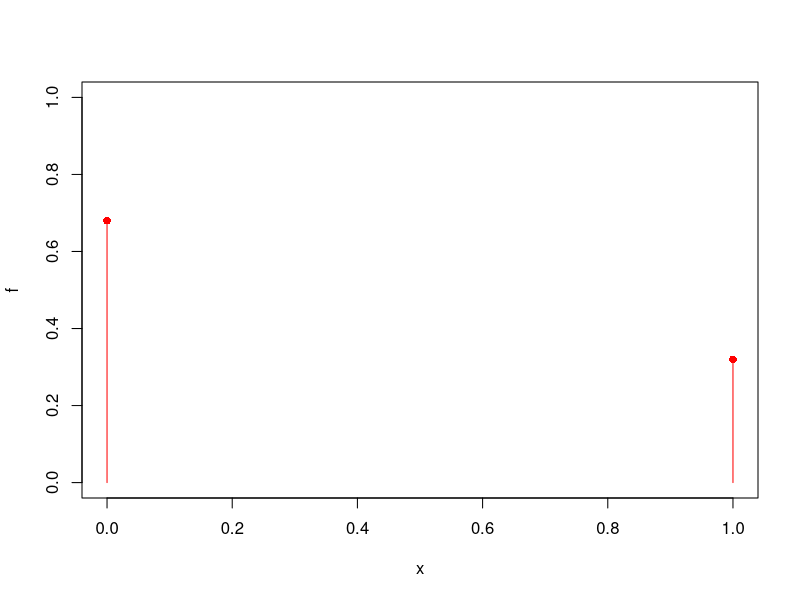
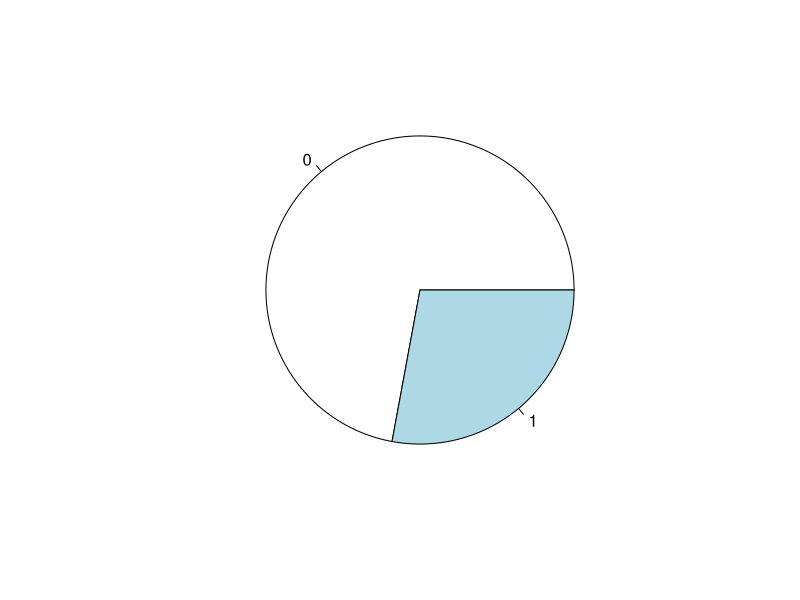
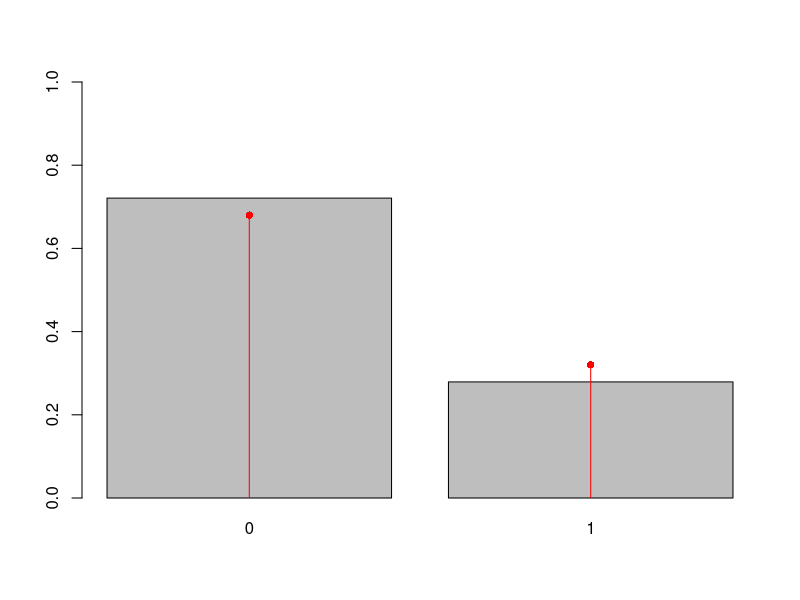
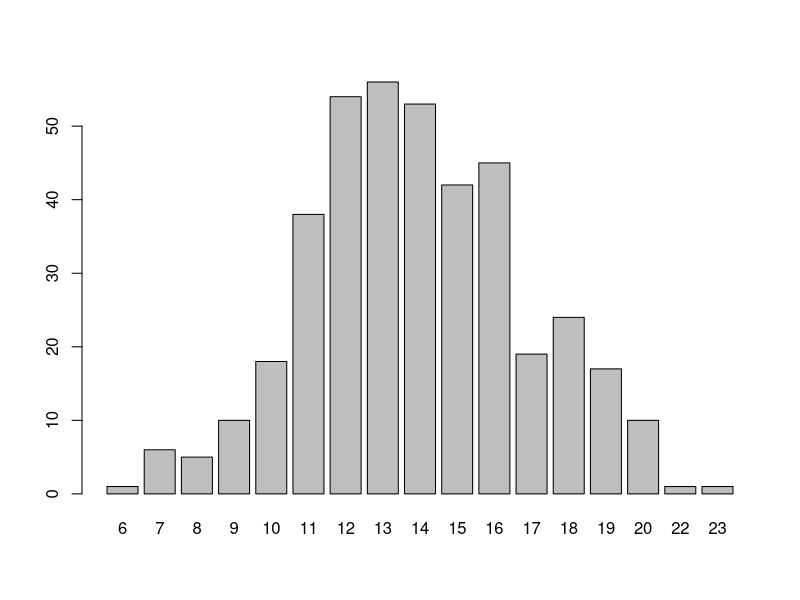
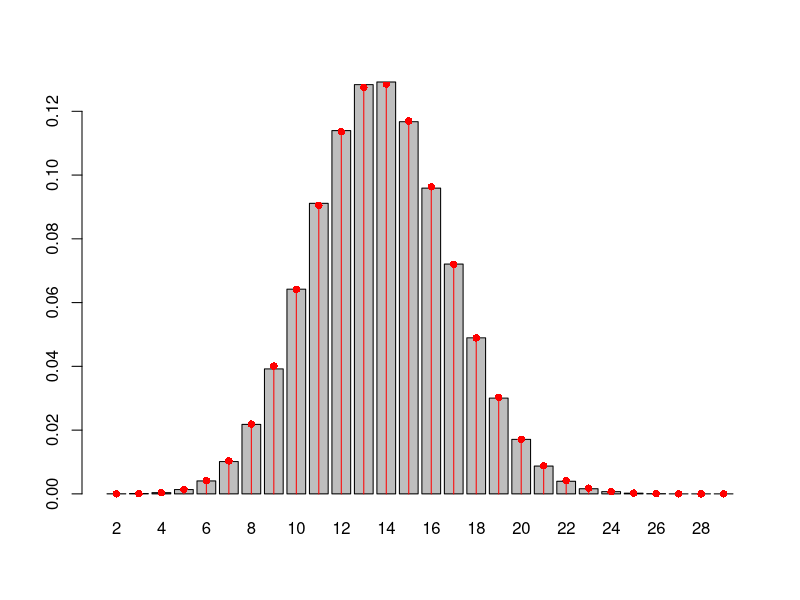
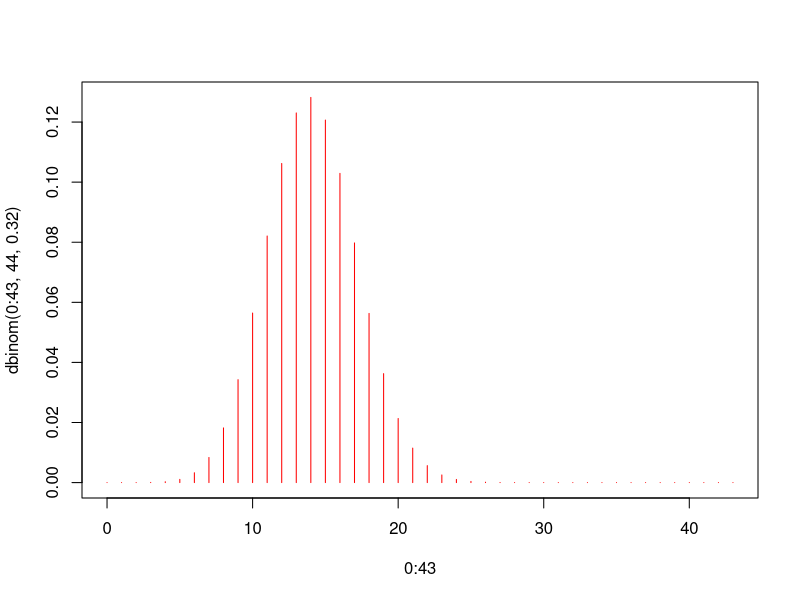
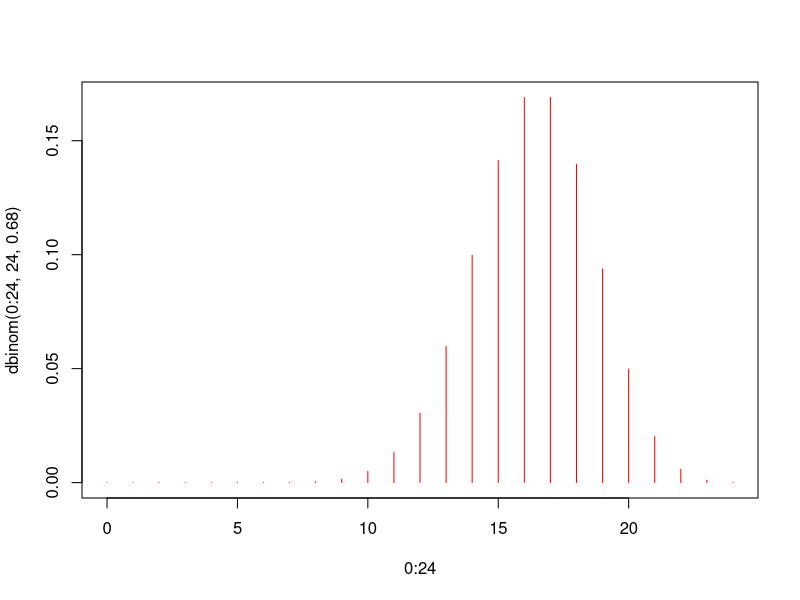

Source code (R) for these figures, in order:
#EJERCICIO 1 PRACTICA 3:

#APARTADO A --> ENSAYO BERNOULLI 
x<- c(0,1)
f<-c(0.68,0.32) 

plot(x,f,type='h', ylim=c(0,1), col='red')
points(x,f,pch=16, col='red')

n<- 43
muestra <- sample(x,n,f, replace=TRUE) #0 --> FALSE y 1 --> TRUE
table(muestra) #hace una muestra aeleatoria de lo que podria suceder 
pie(table(muestra))

table(muestra)/n
mean(muestra)

bar <- barplot(table(muestra)/n, ylim=c(0,1)) #los rectangulos(barras)iran variando porq son muestras aleatorias y van cambiando los valores 
lines(bar,f,type='h', col='red') 
points(bar,f,pch=16, col='red') #la funcion no cambiara (linea roja y punto) ya que la hemos definido como nos decia el enucniado

muestra <- sample(x,n,f, replace=TRUE)
Y <- function(i){sum(sample(x,n,f, replace=TRUE))}#cada vez que hacemos la muestra, diferentes personas me diran que si es decir ira cambiando (ya que es aleatoria) pero la probabilidad será la misma 

m <- 400
sapply(1:m, Y) #REPETIR LA FUNCION Y de 1 hasta m=40
#cada posicion nos dice el numero de personas que han dicho que si (tienen minimo 2 teles)

m <- 400
barplot(table(sapply(1:m, Y))) #el grafico de barras siempre es sobre la tabla 
barplot

set.seed(123) #si le ponemos la funcion setseed en el mismo punto nos dara a todos los mismos numeros en los experimentos 
m<- 400000
encuestas <- sapply(1:m, Y)              
fr <-table(encuestas)/m
fr["13"] #a) =0.1283625
#---------------------------------------------------------------------------

#APARTADO B)
dbinom(13, 43, 0.32) #--> dbinom(y, n, p) siendo y= resultado que quieres, n=43 y p =0.32 prob de q digan q si


xx <- names(fr) # numero de personas que respondieron que si en una encuesta de 43 es decir ni 1 ni 0 personas dijeron que si ni mas de 29 dijeron que si 
xx
br <- barplot(table(encuestas)/m)
lines(br,dbinom(2:29, 43, 0.32),type='h', col='red') #lo ponemos de 2 a 29 ya que en una encuesta no hay menos de 2 personas que hayan dicho que si ni tampoco mas de 29
points(br,dbinom(2:29, 43, 0.32),pch=16, col='red')

#IMPORTANTE --> diferenciar dbinom y pbinom!!!!!
dbinom(17, 44, 0.32) #la probabilidad de que salga 17 
plot(0:43, dbinom(0:43, 44, 0.32), type="h", col='red')

pbinom(16, 44, 0.32)#probabilidad de que salga menos de 17 es decir HACE UN SUMATORIO HASTA 16 
#b) = 0.7850429

#---------------------------------------------------------------------------------------------

#APARTADO C)
#ahora nos piden lo contrario por tanto ahora la prob = 0.68 

n <- 24
x <- c(0,1)
f <- c(0.32, 0.68)
Xstar <- function(i){sum(sample(x,n,f, replace=TRUE))}
set.seed(123)
m <- 400000  
encuestas <- sapply(1:m, Xstar)
mean(encuestas)
# a) = 16.32063
n*0.68 #lo mismo 

var(encuestas)
#b) = 5.203776
n*0.68*0.32

qbinom(0.25, 24, 0.68) #qbinom para el cuarto ya que si pusieramos pbinom nos daria la suma de valores hasta que x=0.25 
#c) = 15
plot(0:24, dbinom(0:24, 24, 0.68), type="h", col='red' )
#mirar el gráfico para entenderlo 


#----------------------------------------------------------------------------------------------------------------------------------
#PROBLEMA 1:
#1
dbinom(10, 25, 60/150)
#2
#p(x>=15) = 1- P(X<15) por tanto 14
pbinom(14, 40, 60/150)
#3
n <- 30
p <- 80/200
var <- n*p*(1-p) #formula binominal 
var

qbinom(0.25, n, p)

#4
x <- c(0, 1)
f <- c(0.6, 0.4)
n <- 35
Xstar <- function(i){sum(sample(x,n,f, replace=TRUE))}
set.seed(789)
m <- 10000 
encuestas <- sapply(1:m, Xstar)
table(encuestas)
mean(encuestas)


n4 <- 35               
p4 <- 48 / 120         
simulaciones <- 10000  

set.seed(789)          
resultados <- rbinom(simulaciones, size = n4, prob = p4)
table(resultados)
promedio_resultados <- mean(resultados)

#-------------------------------------------------------------
#EJ MERY
#en un anàlisis medioambiental, s'estima que cada mostra d'1 centimetre cubic 
# té un 15% de prob de contenir una molecula rara. ASUMINT QUE LES MOSTRES SON INDEPENDENTS:

#1: si analitzem mostres d'aire de forma secuencial fins obtenir tres mostres que continguin una molecula rara, quina es la porbabilitat que necessitem analitzar exactament 8 mostres per aconseguir-ho?
dnbinom((8-3), 3, 0.15) #CUIDADOO
#ES LA BINOMINAL NEGATIVA 

#2 prob que necessitem analitzar 
#al menys 10 mostres per trobar cinc mostres que continguin la molec rara
#P(X>=10) = 1- P(x<10)
# POR LO TANTO PONEMOS UN 9 
1 - pnbinom(9-5, 5, 0.15) #CUIDADO AQUÍ 


#3 Suposem que cada mostra té un 20% de prob de obtenir molec rara
#si X es el nombre de mostres que necessitem analitzar per trobar 4 mostres que continguin molec rara. 

# varainza en binominal negativa:
p <- 0.2
n <- 4
var <- n*(1-p)/(p^2) # CAMBIA --> memoria 
var

#segundo cuartil
qnbinom(0.50, 4, 0.2)

#4 
prob <- 0.12
n <- 10000
set.seed(789)
rnbinom(n, 6, 0.12) + 6 #SUMARLE LA N 
mean(rnbinom(n, 6, 0.12)+6)

#5 seleccionem 15 mostres cadascuna amb una prob del 10%
#de contenir la molec rara, quien es la prob de q exactament 4 mostres continguinn molecula rara 
#YA NO ES NEGATIVA CUIDADO 
dbinom(4, 15, 0.1)

#-----------------------------------------------------------------------------
# se sabe que cada radar funciona de manera independiente de los demás 
#y que la probabilidad de que un radar detecte un misil es de 0.8 


#1
# si se instalan 3 radares en la base, cual es la prob de que un misil 
#sea detectado por al menos dos de los radares
#P(X>=2) = 1 - P(x<2)
p<- 0.8
n <- 3 
1- pbinom(1, 3, 0.8)

#2 cuantos radares serian necessarios para asegurar 
#que la prob de que un misil no sea detectado por ningun radar sea menor a 0.0001?

#0.2^n<0.0001
n <- log(0.001)/log(0.2)
n 
# como nos da 4.29 vamos a poner 5 radares

#3 si se pueden instalart unicamente 3 radares, pero es possible mejorar la tecnologia, 
#cuál debería ser la probabilidad de detecccion de cada radar para asegurar que la prob
#de que un misil no sea detectado por ningun radar sea menor a 0.0001
#(1-p)^n < 0.0001

p <- log(1-0.0001)^(1/3)

#para aislar p 
f <- function(x) (1-x)^3-0.0001
sol <- uniroot(f, c(0,1))$root
sol

#4
set.seed(456)
rbinom(10000, 5, 0.75) # rbinom(n, numradares, prob)
mean(rbinom(10000, 5, 0.75))

#5 ahora se revisan los radares secuencialmente hasta que uno de ellos detecte un missil 
#si cada radar tiene una prob de deteccion de 0.6, prob de que necesitemos revisar exactamente 4 radares para q el misisl sea detectado por el primer radar?
p <- 0.6
n <- 4
dgeom(n-1, p)

#formula teorica ((1-0.6)^n-1)*0.6


